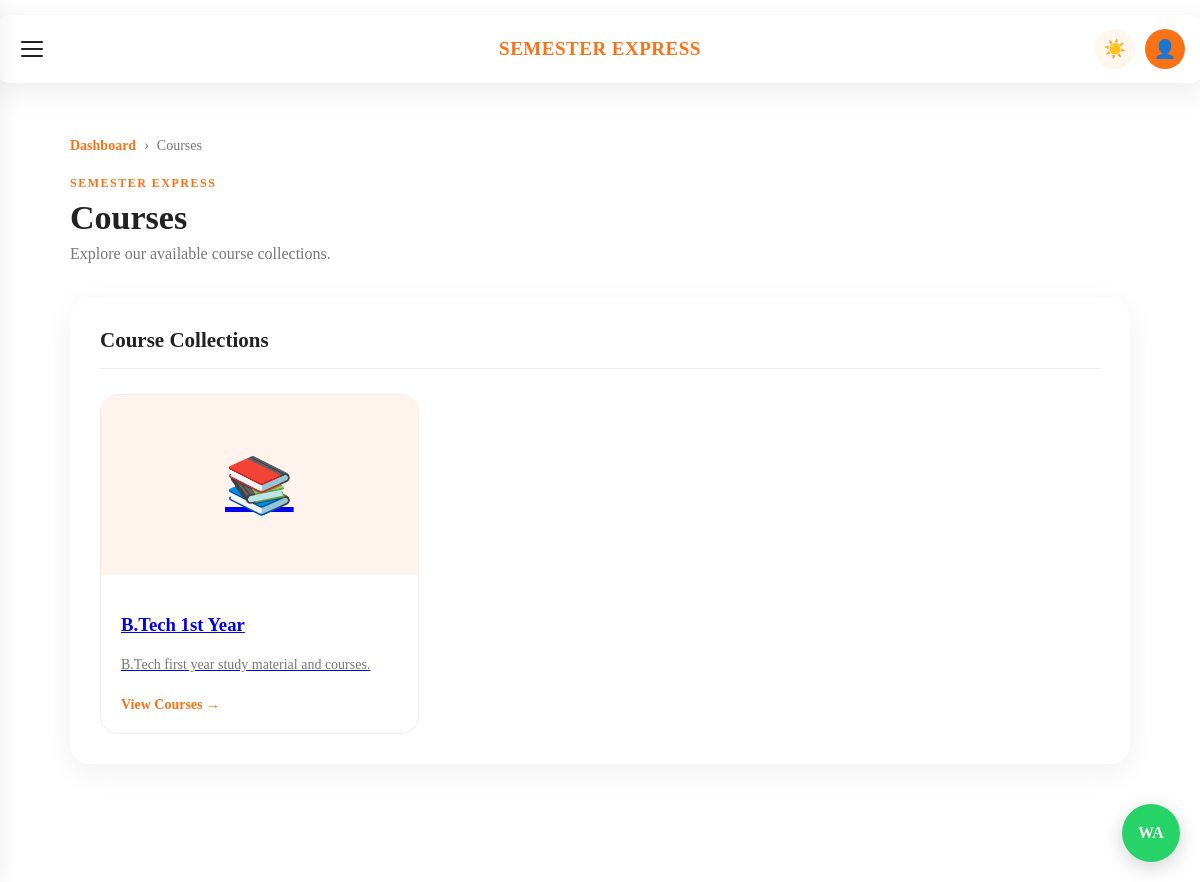
Page /courses/ on the committed database.
### courses/models.py (models this page shows, shortened)
class Collection(models.Model):
    name = models.CharField(max_length=200)
    description = models.TextField(blank=True)
    image = models.ImageField(
        upload_to="collections/",
        blank=True,
        null=True
    )
    is_active = models.BooleanField(default=True)
    created_at = models.DateTimeField(auto_now_add=True)
    class Meta:
        ordering = ["name"]

### courses/views.py (the view)
def collections(request):
    collection_list = Collection.objects.filter(
        is_active=True
    )
    context = {
        "collections": collection_list,
    }
    return render(
        request,
        "courses/collections.html",
        context
    )

### templates/courses/collections.html (shortened to what this page needs)
{% load static %}
<!DOCTYPE html>
<html lang="en">
<head>
    <link rel="stylesheet" href="{% static 'css/style.css' %}">
    <link rel="stylesheet" href="{% static 'css/dashboard.css' %}">
    <link rel="stylesheet" href="{% static 'css/responsive.css' %}">
</head>
<body>
<header class="top-header">
    <button
        type="button"
        class="menu-btn"
        id="menuBtn"
    >
        <span></span>
        <span></span>
        <span></span>
    </button>
    <div class="logo">
        SEMESTER EXPRESS
    </div>
    <div class="header-right">
        <button
            type="button"
            class="theme-btn"
            id="themeBtn"
        >
        </button>
        <a
            href="{% url 'dashboard:profile' %}"
            class="profile-btn"
        >
            👤
        </a>
    </div>
</header>
<main class="dashboard-main">
    <div class="profile-page">
        <div class="profile-breadcrumb">
            <a href="{% url 'dashboard:home' %}">
                Dashboard
            </a>
            <span>›</span>
            <span>Courses</span>
        </div>
        <div class="welcome-section">
            <p class="small-title">
                SEMESTER EXPRESS
            </p>
            <h1>
                Courses
            </h1>
            <p>
                Explore our available course collections.
            </p>
        </div>
        <section class="profile-details-card">
            <div class="profile-section-title">
                <h2>
                    Course Collections
                </h2>
            </div>
            {% if collections %}
                <div class="course-collection-grid">
                    {% for collection in collections %}
                        <a
                            href="{% url 'courses:collection_detail' collection.id %}"
                            class="course-collection-card"
                        >
                            <div class="course-collection-image">
                                {% if collection.image %}
                                    <img
                                        src="{{ collection.image.url }}"
                                        alt="{{ collection.name }}"
                                    >
                                {% else %}
                                    <div class="course-image-placeholder">
                                        📚
                                    </div>
                                {% endif %}
                            </div>
                            <div class="course-collection-content">
                                <h3>
                                    {{ collection.name }}
                                </h3>
                                {% if collection.description %}
                                    <p>
                                        {{ collection.description }}
                                    </p>
                                {% else %}
                                    <p>
                                        Explore courses in this collection.
                                    </p>
                                {% endif %}
                                <span class="course-view-more">
                                    View Courses →
                                </span>
                            </div>
                        </a>
                    {% endfor %}
                </div>
            {% endif %}
        </section>
    </div>
</main>
<a
    href="https://chat.whatsapp.com/DHzkH2NvlEI9miAnLLJ3BN"
    class="whatsapp-button"
    aria-label="WhatsApp Group"
>
</a>
</body>
</html>

### static/css/style.css (style rules this page uses)
.course-collection-grid { display: grid; grid-template-columns: repeat(3, 1fr); gap: 22px; }
.course-collection-card { background: #fff; border: 1px solid #eeeeee; border-radius: 18px; overflow: hidden; transition: 0.25s ease; }
.course-collection-image { width: 100%; height: 180px; overflow: hidden; background: #f5f5f5; }
.course-image-placeholder { width: 100%; height: 100%; display: flex; align-items: center; justify-content: center; font-size: 55px; background: #fff4ed; }
.course-collection-content { padding: 20px; }
.course-collection-content p { margin: 0 0 18px; color: #777; font-size: 14px; line-height: 1.6; }
.course-view-more { display: inline-flex; align-items: center; gap: 7px; color: #f97316; text-decoration: none; font-weight: 600; font-size: 14px; }

### static/css/dashboard.css (style rules this page uses)
.top-header { position: fixed; top: 15px; left: 50%; transform: translateX(-50%); width: calc(100% - 30px); max-width: 1200px; height: 68px; background: #ffffff; border-radius: 18px; display: flex; align-items: center; justify-content: space-between; padding: 0 22px; box-shadow: 0 8px 30px rgba(0, 0, 0, 0.08); z-index: 100; }
.menu-btn { width: 42px; height: 42px; border: none; background: transparent; display: flex; flex-direction: column; justify-content: center; gap: 5px; cursor: pointer; }
.menu-btn span { display: block; width: 22px; height: 2px; background: #222; border-radius: 10px; }
.logo { position: absolute; left: 50%; transform: translateX(-50%); font-size: 19px; font-weight: 800; letter-spacing: 0.5px; color: #f97316; }
.header-right { display: flex; align-items: center; gap: 10px; }
.theme-btn { width: 40px; height: 40px; border: none; border-radius: 50%; background: #fff7ed; cursor: pointer; font-size: 18px; }
.profile-btn { width: 40px; height: 40px; border-radius: 50%; background: #f97316; color: white; display: flex; align-items: center; justify-content: center; text-decoration: none; font-size: 18px; }
.welcome-section { margin-bottom: 35px; }
.small-title { color: #f97316; font-size: 12px; font-weight: 700; letter-spacing: 1.5px; margin-bottom: 8px; }
.welcome-section h1 { margin: 0 0 8px; font-size: 34px; color: #222; }
.welcome-section p:not(.small-title) { color: #777; margin: 0; }
.whatsapp-button { position: fixed; right: 20px; bottom: 20px; width: 58px; height: 58px; border-radius: 50%; background: #25D366; color: white; display: flex; align-items: center; justify-content: center; text-decoration: none; font-size: 0; box-shadow: 0 5px 20px rgba(0, 0, 0, 0.18); z-index: 900; }
.whatsapp-button::after { content: "WA"; font-size: 16px; font-weight: 700; }
.profile-page { width: 100%; max-width: 1100px; margin: 0 auto; padding: 25px 20px 50px; box-sizing: border-box; }
.profile-breadcrumb { display: flex; align-items: center; gap: 8px; margin-bottom: 22px; margin-top: 80px; font-size: 14px; color: #777; }
.profile-breadcrumb a { color: #f97316; text-decoration: none; font-weight: 600; }
.profile-details-card { background: #ffffff; border-radius: 20px; padding: 30px; box-shadow: 0 8px 30px rgba(0, 0, 0, 0.06); }
.profile-section-title { margin-bottom: 25px; border-bottom: 1px solid #eeeeee; padding-bottom: 15px; }
.profile-section-title h2 { margin: 0; font-size: 21px; color: #222; }
.header-right { margin-left: auto; display: flex; align-items: center; gap: 10px; }
.dashboard-main { width: 100%; box-sizing: border-box; }
.dashboard-main { width: 100%; max-width: 1200px; margin: 0 auto; padding: 25px 24px 60px; box-sizing: border-box; }

### rows in the picture
Collection: name "B.Tech 1st Year", description "B.Tech first year study material and courses."
